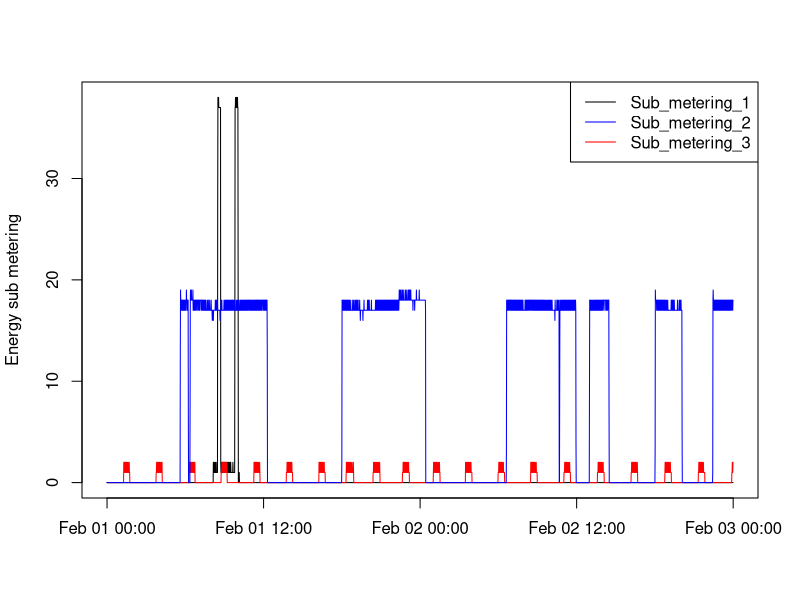

Recreate this plot in R.
setwd("~/ExData_Plotting1")
Data <-read.csv("Electric power consumption.csv",sep = ",",na.strings="?",
                header = TRUE, stringsAsFactors=FALSE)

Data$DateTime <- strptime(Data$DateTime, "%Y-%m-%d %H:%M:%S")

plot(Data$DateTime, Data$Sub_metering_1, type="l", xlab="", ylab="Energy sub metering")
lines(Data$DateTime, Data$Sub_metering_2, type="l", col="red")
lines(Data$DateTime, Data$Sub_metering_3, type="l", col="blue")
legend("topright", lty=1, lwd=1, col=c("black","blue","red"), 
       legend=c("Sub_metering_1", "Sub_metering_2", "Sub_metering_3"))
dev.copy(png,file="plot3.png")
dev.off()